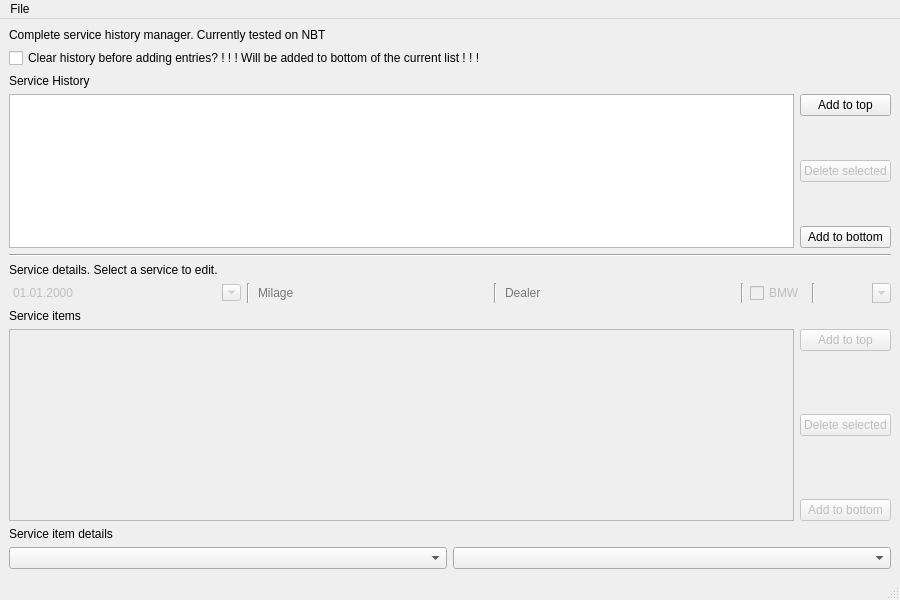
<?xml version="1.0" encoding="UTF-8"?>
<ui version="4.0">
 <class>MainWindow</class>
 <widget class="QMainWindow" name="MainWindow">
  <property name="geometry">
   <rect>
    <x>0</x>
    <y>0</y>
    <width>900</width>
    <height>600</height>
   </rect>
  </property>
  <property name="sizePolicy">
   <sizepolicy hsizetype="Expanding" vsizetype="Expanding">
    <horstretch>0</horstretch>
    <verstretch>0</verstretch>
   </sizepolicy>
  </property>
  <property name="minimumSize">
   <size>
    <width>800</width>
    <height>600</height>
   </size>
  </property>
  <property name="windowTitle">
   <string>MainWindow</string>
  </property>
  <widget class="QWidget" name="centralwidget">
   <layout class="QGridLayout" name="gridLayout">
    <item row="11" column="0" colspan="2">
     <layout class="QHBoxLayout" name="horizontalLayout_2">
      <item>
       <widget class="QComboBox" name="serviceType"/>
      </item>
      <item>
       <widget class="QComboBox" name="serviceStatus"/>
      </item>
     </layout>
    </item>
    <item row="9" column="0">
     <widget class="QTableWidget" name="serviceItemsTable">
      <property name="enabled">
       <bool>false</bool>
      </property>
      <property name="sizePolicy">
       <sizepolicy hsizetype="Expanding" vsizetype="Minimum">
        <horstretch>0</horstretch>
        <verstretch>0</verstretch>
       </sizepolicy>
      </property>
     </widget>
    </item>
    <item row="9" column="1">
     <layout class="QVBoxLayout" name="verticalLayout_3">
      <item>
       <widget class="QPushButton" name="addTopService">
        <property name="enabled">
         <bool>false</bool>
        </property>
        <property name="text">
         <string>Add to top</string>
        </property>
       </widget>
      </item>
      <item>
       <spacer name="verticalSpacer_4">
        <property name="orientation">
         <enum>Qt::Vertical</enum>
        </property>
        <property name="sizeHint" stdset="0">
         <size>
          <width>20</width>
          <height>40</height>
         </size>
        </property>
       </spacer>
      </item>
      <item>
       <widget class="QPushButton" name="deleteSelectedService">
        <property name="enabled">
         <bool>false</bool>
        </property>
        <property name="text">
         <string>Delete selected</string>
        </property>
       </widget>
      </item>
      <item>
       <spacer name="verticalSpacer_2">
        <property name="orientation">
         <enum>Qt::Vertical</enum>
        </property>
        <property name="sizeHint" stdset="0">
         <size>
          <width>20</width>
          <height>40</height>
         </size>
        </property>
       </spacer>
      </item>
      <item>
       <widget class="QPushButton" name="addBottomService">
        <property name="enabled">
         <bool>false</bool>
        </property>
        <property name="text">
         <string>Add to bottom</string>
        </property>
       </widget>
      </item>
     </layout>
    </item>
    <item row="6" column="0" rowspan="2" colspan="2">
     <layout class="QHBoxLayout" name="horizontalLayout">
      <item>
       <widget class="QDateEdit" name="time">
        <property name="enabled">
         <bool>false</bool>
        </property>
        <property name="sizePolicy">
         <sizepolicy hsizetype="MinimumExpanding" vsizetype="Fixed">
          <horstretch>0</horstretch>
          <verstretch>0</verstretch>
         </sizepolicy>
        </property>
        <property name="frame">
         <bool>false</bool>
        </property>
        <property name="showGroupSeparator" stdset="0">
         <bool>false</bool>
        </property>
        <property name="displayFormat">
         <string>dd.MM.yyyy</string>
        </property>
        <property name="calendarPopup">
         <bool>true</bool>
        </property>
        <property name="timeSpec">
         <enum>Qt::LocalTime</enum>
        </property>
       </widget>
      </item>
      <item>
       <widget class="Line" name="line_2">
        <property name="orientation">
         <enum>Qt::Vertical</enum>
        </property>
       </widget>
      </item>
      <item>
       <widget class="QLineEdit" name="milage">
        <property name="enabled">
         <bool>false</bool>
        </property>
        <property name="maxLength">
         <number>6</number>
        </property>
        <property name="frame">
         <bool>false</bool>
        </property>
        <property name="placeholderText">
         <string>Milage</string>
        </property>
       </widget>
      </item>
      <item>
       <widget class="Line" name="line_3">
        <property name="orientation">
         <enum>Qt::Vertical</enum>
        </property>
       </widget>
      </item>
      <item>
       <widget class="QLineEdit" name="dealer">
        <property name="enabled">
         <bool>false</bool>
        </property>
        <property name="maxLength">
         <number>7</number>
        </property>
        <property name="frame">
         <bool>false</bool>
        </property>
        <property name="placeholderText">
         <string>Dealer</string>
        </property>
       </widget>
      </item>
      <item>
       <widget class="Line" name="line_4">
        <property name="orientation">
         <enum>Qt::Vertical</enum>
        </property>
       </widget>
      </item>
      <item>
       <widget class="QCheckBox" name="bmw">
        <property name="enabled">
         <bool>false</bool>
        </property>
        <property name="text">
         <string>BMW</string>
        </property>
       </widget>
      </item>
      <item>
       <widget class="Line" name="line_5">
        <property name="orientation">
         <enum>Qt::Vertical</enum>
        </property>
       </widget>
      </item>
      <item>
       <widget class="QComboBox" name="status">
        <property name="enabled">
         <bool>false</bool>
        </property>
        <property name="sizePolicy">
         <sizepolicy hsizetype="Minimum" vsizetype="Fixed">
          <horstretch>0</horstretch>
          <verstretch>0</verstretch>
         </sizepolicy>
        </property>
        <property name="editable">
         <bool>true</bool>
        </property>
        <property name="currentText">
         <string/>
        </property>
        <property name="currentIndex">
         <number>-1</number>
        </property>
        <property name="frame">
         <bool>false</bool>
        </property>
       </widget>
      </item>
     </layout>
    </item>
    <item row="0" column="0">
     <widget class="QLabel" name="label">
      <property name="text">
       <string>Complete service history manager. Currently tested on NBT</string>
      </property>
     </widget>
    </item>
    <item row="1" column="0">
     <widget class="QCheckBox" name="historyCheckBox">
      <property name="text">
       <string>Clear history before adding entries? ! ! ! Will be added to bottom of the current list ! ! !</string>
      </property>
     </widget>
    </item>
    <item row="3" column="0">
     <widget class="QTableWidget" name="servicesTable"/>
    </item>
    <item row="5" column="0">
     <widget class="QLabel" name="label_3">
      <property name="text">
       <string>Service details. Select a service to edit.</string>
      </property>
     </widget>
    </item>
    <item row="4" column="0" colspan="2">
     <widget class="Line" name="line">
      <property name="orientation">
       <enum>Qt::Horizontal</enum>
      </property>
     </widget>
    </item>
    <item row="2" column="0">
     <widget class="QLabel" name="label_2">
      <property name="text">
       <string>Service History</string>
      </property>
     </widget>
    </item>
    <item row="10" column="0">
     <widget class="QLabel" name="label_4">
      <property name="text">
       <string>Service item details</string>
      </property>
     </widget>
    </item>
    <item row="3" column="1">
     <layout class="QVBoxLayout" name="verticalLayout_2">
      <item>
       <widget class="QPushButton" name="addTopHistory">
        <property name="text">
         <string>Add to top</string>
        </property>
       </widget>
      </item>
      <item>
       <spacer name="verticalSpacer_3">
        <property name="orientation">
         <enum>Qt::Vertical</enum>
        </property>
        <property name="sizeHint" stdset="0">
         <size>
          <width>20</width>
          <height>40</height>
         </size>
        </property>
       </spacer>
      </item>
      <item>
       <widget class="QPushButton" name="deleteSelectedHistory">
        <property name="enabled">
         <bool>false</bool>
        </property>
        <property name="text">
         <string>Delete selected</string>
        </property>
       </widget>
      </item>
      <item>
       <spacer name="verticalSpacer">
        <property name="orientation">
         <enum>Qt::Vertical</enum>
        </property>
        <property name="sizeHint" stdset="0">
         <size>
          <width>20</width>
          <height>40</height>
         </size>
        </property>
       </spacer>
      </item>
      <item>
       <widget class="QPushButton" name="addBottomHistory">
        <property name="text">
         <string>Add to bottom</string>
        </property>
       </widget>
      </item>
     </layout>
    </item>
    <item row="8" column="0">
     <widget class="QLabel" name="label_5">
      <property name="text">
       <string>Service items</string>
      </property>
     </widget>
    </item>
   </layout>
  </widget>
  <widget class="QMenuBar" name="menubar">
   <property name="geometry">
    <rect>
     <x>0</x>
     <y>0</y>
     <width>900</width>
     <height>21</height>
    </rect>
   </property>
   <widget class="QMenu" name="menuFile">
    <property name="title">
     <string>File</string>
    </property>
    <addaction name="actionCreate"/>
    <addaction name="actionOpen_Test"/>
    <addaction name="actionSafe"/>
    <addaction name="actionSave_as"/>
   </widget>
   <addaction name="menuFile"/>
  </widget>
  <widget class="QStatusBar" name="statusbar"/>
  <action name="actionCreate">
   <property name="text">
    <string>Create</string>
   </property>
   <property name="toolTip">
    <string>Create a Test file</string>
   </property>
   <property name="shortcut">
    <string>Ctrl+N</string>
   </property>
  </action>
  <action name="actionOpen_Test">
   <property name="text">
    <string>Open</string>
   </property>
   <property name="toolTip">
    <string>Open an existing test file</string>
   </property>
   <property name="shortcut">
    <string>Ctrl+O</string>
   </property>
  </action>
  <action name="actionSafe">
   <property name="text">
    <string>Save</string>
   </property>
   <property name="toolTip">
    <string>Save current test</string>
   </property>
   <property name="shortcut">
    <string>Ctrl+S</string>
   </property>
  </action>
  <action name="actionSave_as">
   <property name="text">
    <string>Save as ...</string>
   </property>
   <property name="toolTip">
    <string>Save as new test</string>
   </property>
   <property name="shortcut">
    <string>Ctrl+Shift+S</string>
   </property>
  </action>
 </widget>
 <resources/>
 <connections/>
</ui>
